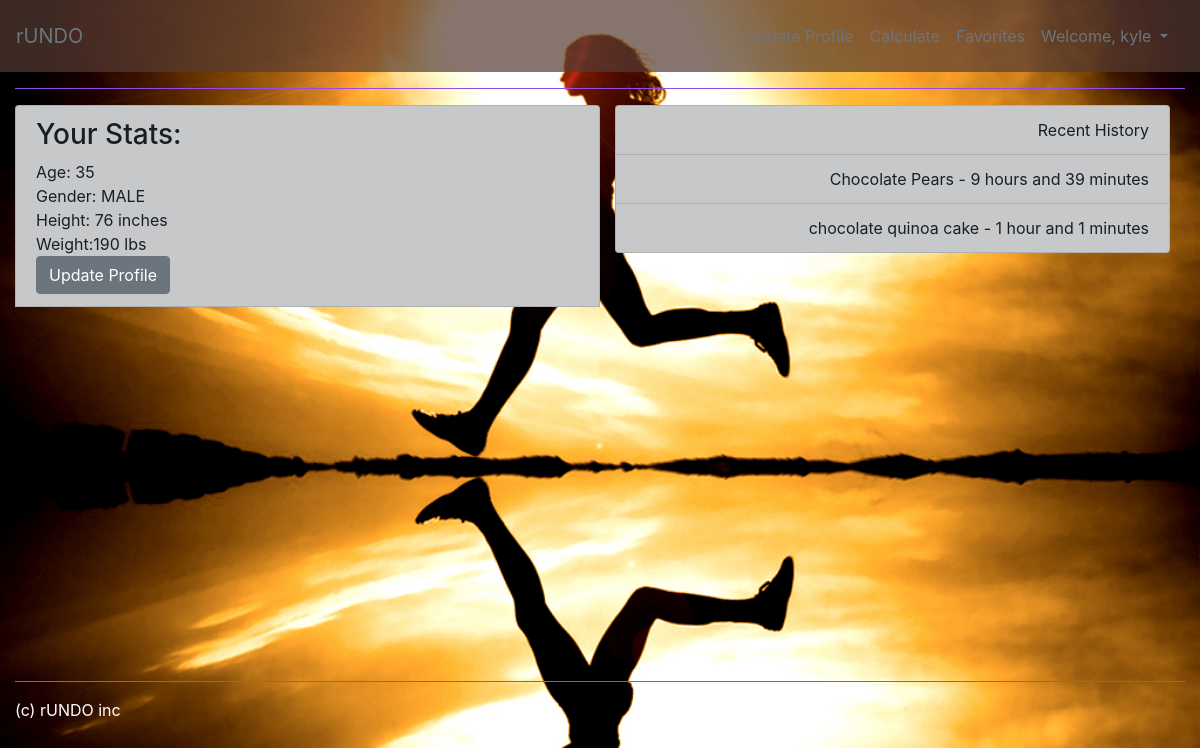
The page /profile/ (signed in) on the database as committed earlier.
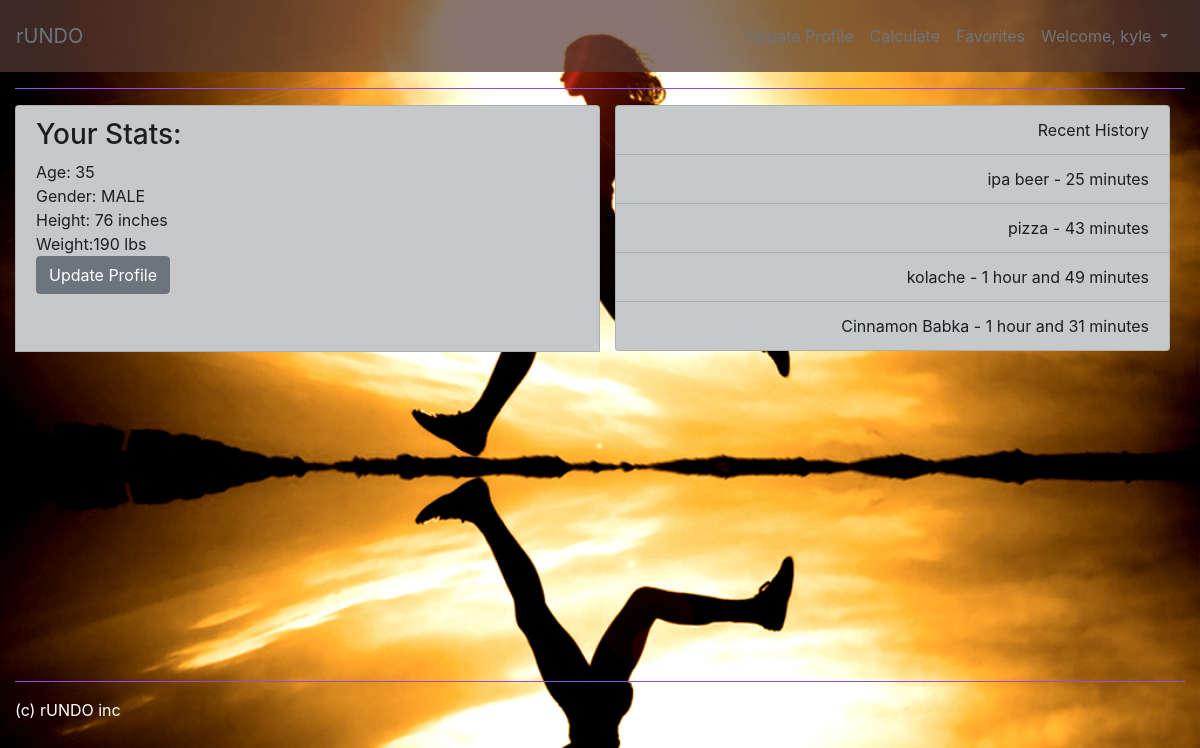
The same page on the database as committed later.
### RunDoApp/models.py (models this page shows, shortened)
class FoodData(models.Model):
        food_name = models.CharField(max_length=100)
        serving_size = models.FloatField()                 #'3' oz, '5' cup, etc.
        serving_units = models.CharField(max_length=30)       #tbsp, oz, cup, etc
        serving_calories = models.FloatField()
        user_servings = models.FloatField()           #how much user ate
        total_calories = models.FloatField()
        user = models.ForeignKey(User)
        timestamp = models.DateTimeField(default=timezone.now)
        exerciseCapacity = models.ForeignKey(ExerciseCapacity, on_delete=models.CASCADE)
        time_to_run = models.FloatField()
        def __str__(self):
            return self.food_name + " " + str(self.total_calories)
        def get_readable_time(self):
            time_hours = self.time_to_run
            minutes = round(time_hours * 60)
            if minutes < 60:
                return str(minutes) + ' minutes'
            hours = int(minutes / 60)
            minutes -= hours * 60
            output = ''
            if hours == 1:
                output += '1 hour'
            else:
                output += str(hours) + ' hours'
            if minutes > 0:
                output += ' and ' + str(minutes) + ' minutes'
            return output

### RunDoApp/views.py (the view)
# urls.py: url(r'^profile/$', views.profile, name='profile'),
def profile(request):
    profile = get_object_or_404(UserProfile, user=request.user)
    data = FoodData.objects.filter(user=request.user)
    most_recent_history = FoodData.objects.filter(user=request.user).order_by('-timestamp')[:4]
    print(most_recent_history)
    context = {'profile': profile, 'data': data, 'most_recent_history': most_recent_history}
    return render(request, 'RunDoApp/profile.html', context)

### RunDoApp/templates/RunDoApp/profile.html
{% extends 'RunDoApp/base.html' %}
{% block content %}
<div class="container-fluid">
    <div class="row">
        <div class="col-sm-6 text-left list-group-item list-group-item-dark" id="">
        <h3>Your Stats:</h3>
            <div>Age: {{profile.age}}</div>
            <div>Gender: {{profile.gender}}</div>
            <div>Height: {{profile.height}} inches</div>
            <div>Weight:{{profile.weight}} lbs</div>
           <a type="submit" class="btn btn-secondary btn-md" href="{% url 'RunDoApp:updateProfile' %}">Update Profile</a>
        </div>
        <div class="col-sm-6 text-right">
            <ul class="list-group" style="color:black">
                <li class="list-group-item list-group-item-dark">Recent History</li>
                {% for history in most_recent_history %}
                   <li class="list-group-item list-group-item-dark">{{history.food_name}} - {{history.get_readable_time}}</li>
                {% endfor %}
            </ul>
        </div>
    </div>
</div>
{% endblock %}

Rows that differ between the two databases and show on the page:
no longer on this page (row unchanged): FoodData: food_name "Chocolate Pears", get_readable_time "9 hours and 39 minutes"
no longer on this page (row unchanged): FoodData: food_name "chocolate quinoa cake", get_readable_time "1 hour and 1 minutes"
added FoodData: food_name "ipa beer", get_readable_time "25 minutes"
added FoodData: food_name "pizza", get_readable_time "43 minutes"
added FoodData: food_name "kolache", get_readable_time "1 hour and 49 minutes"
added FoodData: food_name "Cinnamon Babka", get_readable_time "1 hour and 31 minutes"
